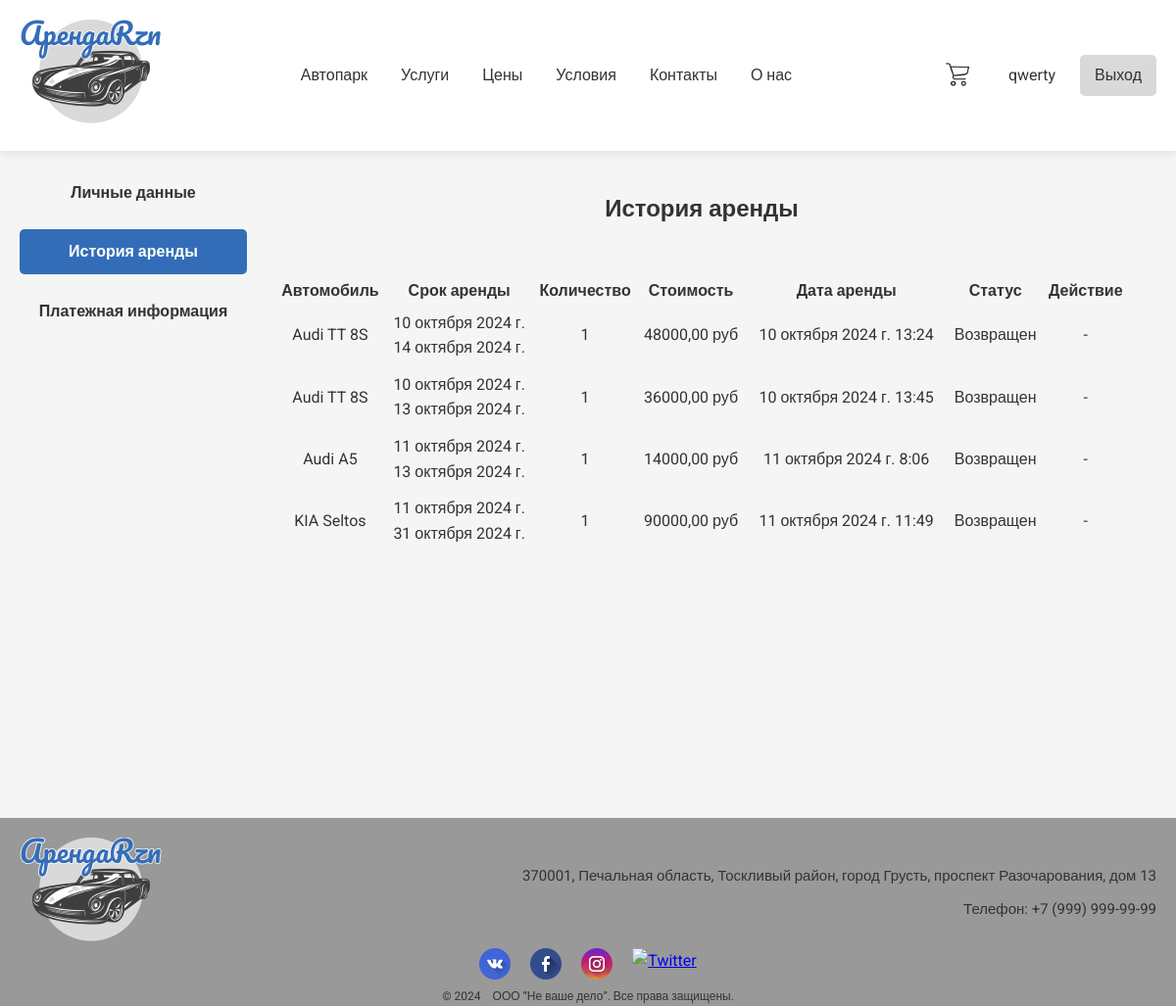
The app's page /users/rental_history (signed in), older data.
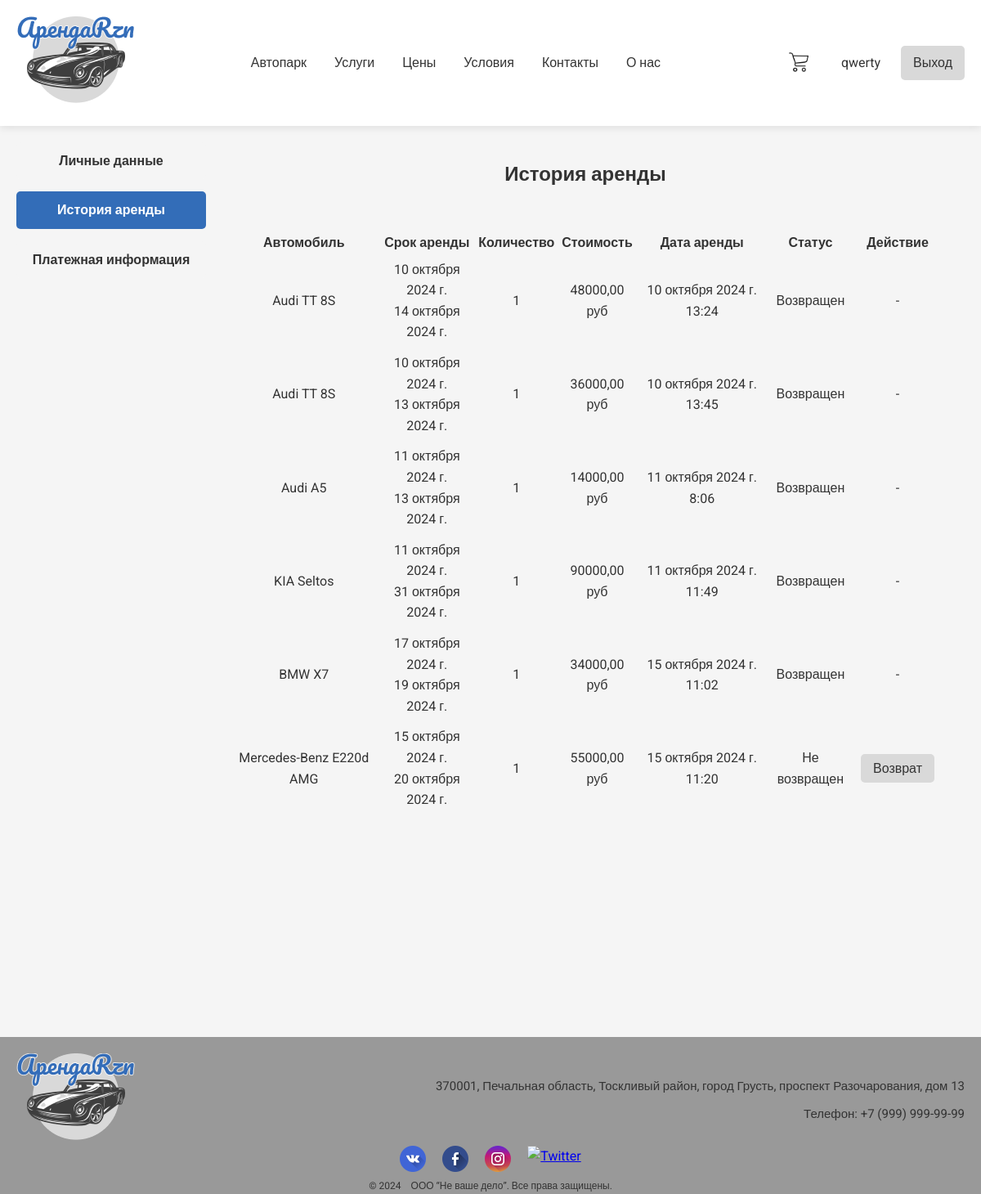
The same page, newer data.
### users/models.py (models this page shows)
class User(AbstractUser):
    image = models.ImageField(upload_to='users_images', blank=True)
    phone_number = models.CharField(max_length=15, blank=True)
    documents = models.FileField(upload_to='documents', blank=True)

### cars/models.py (models this page shows, shortened)
class RentalHistory(models.Model):
    user = models.ForeignKey(User, on_delete=models.CASCADE)
    car = models.ForeignKey(Cars, on_delete=models.CASCADE)
    start_date = models.DateField()
    end_date = models.DateField()
    total_price = models.DecimalField(max_digits=10, decimal_places=2)
    rented_at = models.DateTimeField(auto_now_add=True)
    quantity = models.IntegerField(default=1)
    is_returned = models.BooleanField(default=False)  # Добавляем статус возврата

class Cars(models.Model):
    brand = models.ForeignKey(CarBrands, on_delete=models.PROTECT)
    model = models.CharField(max_length=64)
    year = models.IntegerField()
    image = models.ImageField(upload_to='car_img', blank=True)
    description = models.TextField(blank=True)
    price = models.DecimalField(max_digits=9, decimal_places=2)
    quantity = models.PositiveIntegerField(default=0)
    carClass = models.ForeignKey(CarClasses, on_delete=models.PROTECT)

class CarBrands(models.Model):
    name = models.CharField(max_length=64, unique=True)
    def __str__(self) -> str:
        return self.name

### users/views.py (the view)
# urls.py: path('rental_history', rental_history, name='rental_history'),
@login_required
def rental_history(request):
    context = {'history_items': RentalHistory.objects.filter(user=request.user),
               'title': 'История аренды',}
    return render(request, 'users/rental_history.html', context)

### users/templates/users/rental_history.html (shortened to what this page needs)
{% extends 'cars/base.html' %}
{% load static %}
{% block css %}
  <link rel="stylesheet" href='{% static "css/rental_history.css" %}' />
{% endblock %}
{% block context %}
<section class="history-section">
    <div class="profile-sidebar">
        <ul>
            <li><a href="{% url 'users:profile' %}">Личные данные</a></li>
            <li><a class="active" href="{% url 'users:rental_history' %}">История аренды</a></li>
            <li><a href="#payment-info">Платежная информация</a></li>
        </ul>
    </div>
    <div class="history-items">
        <h1>История аренды</h1>
        {% if history_items %}
            <table class="history-table">
                <thead>
                    <tr>
                        <th>Автомобиль</th>
                        <th>Срок аренды</th>
                        <th>Количество</th>
                        <th>Стоимость</th>
                        <th>Дата аренды</th>
                        <th>Статус</th>
                        <th>Действие</th>
                    </tr>
                </thead>
                <tbody>
                    {% for item in history_items %}
                    <tr>
                        <td>{{ item.car.brand }} {{ item.car.model }}</td>
                        <td>{{ item.start_date }} <br> {{ item.end_date }}</td>
                        <td>{{ item.quantity }}</td>
                        <td>{{ item.total_price }} руб</td>
                        <td>{{ item.rented_at }}</td>
                        <td>
                            {% if item.is_returned %}
                                Возвращен
                            {% else %}
                                Не возвращен
                            {% endif %}
                        </td>
                        <td>
                            {% if not item.is_returned %}
                                <a href="{% url 'users:return_car' item.id %}" class="return-btn">Возврат</a>
                            {% else %}
                                -
                            {% endif %}
                        </td>
                    </tr>
                    {% endfor %}
                </tbody>
            </table>
        {% else %}
            <p>У вас нет истории аренды.</p>
        {% endif %}
    </div>
</section>
{% endblock %}

### cars/templates/cars/base.html (shortened to what this page needs)
<!DOCTYPE html>
{% load static %}
<html lang="ru">
<head>
  <link rel="stylesheet" href='{% static "css/global.css" %}' />
  {% block css %} {% endblock %}
</head>
<body>
  <div class="wrapper">
    <header class="header">
      <div><a href="{% url 'index' %}"><img src='{% static "/img/logo.png" %}' alt="logo"></a></div>
      <nav class="nav-menu">
        <a href="{% url 'cars:index' %}">Автопарк</a>
        <a href="#services">Услуги</a>
        <a href="#prices">Цены</a>
        <a href="#conditions">Условия</a>
        <a href="#contacts">Контакты</a>
        <a href="{% url 'about' %}">О нас</a>
      </nav>
      <div class="auth">
        {% if user.is_authenticated %}
          <div class="cart">
            <a href="{% url 'cart' %}" class="cart-btn">
              <img class="cart-img" src={% static "img/icons/cart.png" %} alt="Корзина">
            </a>
          </div>
          <a href="{% url 'users:profile' %}" class="profile-btn">{{ user.username }}</a>
          <a href="{% url 'users:logout' %}" class="logout-btn">Выход</a>
        {% else %}
          <a href="{% url 'users:register' %}" class="register-btn">Регистрация</a>
          <a href="{% url 'users:login' %}" class="login-btn">Вход</a>
        {% endif %}
      </div>
    </header>
    <div class="main">
      {% block context %} {% endblock %}
    </div>
    <footer>
      <div class="place">
        <div><a href="{% url 'index' %}"><img src='{% static "/img/logo.png" %}' alt="logo"></a></div>
        <div>
          <p class="info">370001, Печальная область, Тоскливый район, город Грусть, проспект Разочарования, дом 13</p>
          <p class="info">Телефон: +7 (999) 999-99-99</p>
        </div>
      </div>
      <div class="social-icons">
        <a href="https://vk.com" target="_blank" class="social-icon vk">
          <img src={% static "img/icons/vkontakte.png" %} alt="VK">
        </a>
        <a href="https://facebook.com" target="_blank" class="social-icon facebook">
          <img src={% static "img/icons/facebook.png" %} alt="Facebook">
        </a>
        <a href="https://instagram.com" target="_blank" class="social-icon instagram">
          <img src={% static "img/icons/instagram.png" %} alt="Instagram">
        </a>
        <a href="https://twitter.com" target="_blank" class="social-icon twitter">
          <img src={% static "img/icons/twitter.png" %} alt="Twitter">
        </a>
      </div>
      <p class="copy">&copy; 2024 &ensp; ООО “Не ваше дело”. Все права защищены.</p>
    </footer>
  </div>
</body>
</html>

### static/css/global.css (style rules this page uses)
* { margin: 0; padding: 0; box-sizing: border-box; }
body, html { font-family: "Roboto", sans-serif; background-color: #f5f5f5; color: #333; line-height: 1.6; height: 100%; }
.main { flex: 1 1 auto; min-height: 100%; display: flex; flex-direction: column; align-items: center; justify-content: space-between; text-align: center; position: relative; width: 100%; max-width: 1280px; }
.wrapper { min-height: 100%; display: flex; flex-direction: column; align-items: center; justify-content: space-between; text-align: center; position: relative; }
.header { display: flex; justify-content: space-between; align-items: center; width: 100%; max-width: 1280px; padding: 20px; background-color: #ffffff; box-shadow: 0 2px 10px rgba(0, 0, 0, 0.1); }
.nav-menu a { margin: 0 15px; font-size: 1rem; text-decoration: none; color: #333; transition: color 0.3s; }
.auth { display: flex; gap: 10px; }
.cart { display: flex; align-items: center; padding: 8px 15px; }
.cart a { padding: 0; }
.cart-btn { padding: 0; height: 26px; }
.cart-img { height: 24px; width: 24px; }
.register-btn, .profile-btn, .cart-btn { padding: 8px 15px; font-size: 1rem; text-decoration: none; color: #333; transition: color 0.3s; }
.login-btn, .logout-btn { padding: 8px 15px; background-color: #d9d9d9; color: #333; text-decoration: none; border-radius: 5px; }
footer { flex: 0 0 auto; background-color: #999999; color: #333; padding: 20px 20px 0; width: 100%; max-width: 1280px; text-align: center; margin-top: 200px }
.copy { font-size: 12px; }
.place { display: flex; align-items: center; justify-content: space-between; }
.info { font-size: 15px; margin: 10px 0; text-align: right; }
.social-icons { display: flex; justify-content: center; gap: 20px; }
.profile-sidebar { width: 20%; }
.profile-sidebar ul { list-style: none; padding: 0; }
.profile-sidebar ul li { margin-bottom: 15px; }
.profile-sidebar ul li a { text-decoration: none; color: #333; font-weight: bold; padding: 10px 15px; display: block; background-color: #f5f5f5; border-radius: 5px; transition: background-color 0.3s ease; }
.profile-sidebar ul li a:hover, .profile-sidebar ul li a.active { background-color: #336db8; color: #fff; }

### static/css/rental_history.css (style rules this page uses)
.history-section { display: flex; padding: 20px; width: 100%; height: 100%; }
.history-items { width: 80%; }
.history-table { text-align: center; width: 100%; }
td { padding: 5px; }
.history-items { padding: 20px 30px 50px; }
.history-items h1 { margin-bottom: 50px; }
.return-btn { padding: 8px 15px; background-color: #d9d9d9; color: #333; text-decoration: none; border-radius: 5px; }

Row changes from the older to the newer data that the page shows:
added RentalHistory: car.brand "BMW", car.model "X7", start_date "17 октября 2024 г.", end_date "19 октября 2024 г.", quantity "1", total_price "34000,00", rented_at "15 октября 2024 г. 11:02", is_returned "Возвращен"
added RentalHistory: car.brand "Mercedes-Benz", car.model "E220d AMG", start_date "15 октября 2024 г.", end_date "20 октября 2024 г.", quantity "1", total_price "55000,00", rented_at "15 октября 2024 г. 11:20", is_returned "Не возвращен"
